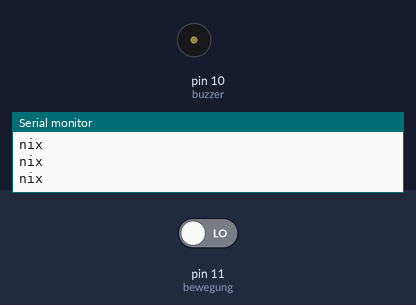
Recording of a sketch running on a simulated Arduino Uno, built with avr-gcc and run on an emulated ATmega328P. On the bench: buzzer (waves = sounding), the last lines printed to the serial monitor. Inputs (shaded band) come from the test bench; at power-on: pin 11 (bewegung) LOW.

Above: at 1.2 s.
1.3 s: pin 11 (bewegung) driven HIGH
At 2.1 s:
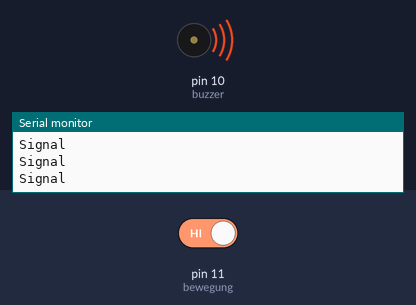
2.8 s: pin 11 (bewegung) driven LOW
At 3.3 s:
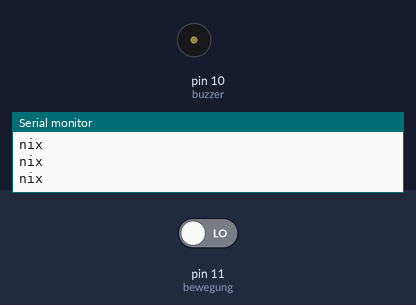
4.3 s: pin 11 (bewegung) driven HIGH
At 5.7 s:
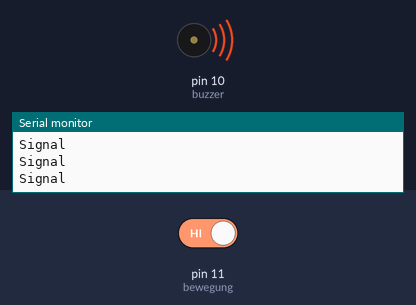
Timing chart, 0 to 7.3 s (numbered marks = the images above; inputs shaded):
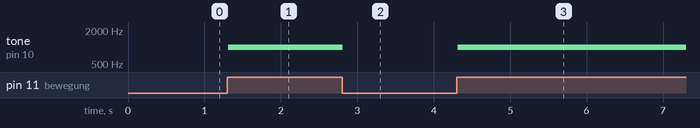

Measured:
- after the input at 1.3 s, tone on pin 10 (buzzer): silent → 1000 Hz at once
- after the input at 2.8 s, tone on pin 10 (buzzer): 1000 Hz → silent at once
- after the input at 4.3 s, tone on pin 10 (buzzer): silent → 1000 Hz at once

The sketch:

Bewegungssensor.ino
```cpp
// (licence header left out)
int buzzer=10; //Der Pin mit dem Piezo (Pin 10) ist jetzt ein Ausgang.
int bewegung=11; //Der Pin mit dem Bewegungssensor (Pin 11) ist jetzt ein Eingang.
int bewegungsstatus=0;

void setup(){

pinMode(buzzer, OUTPUT);
pinMode(bewegung, INPUT);
Serial.begin(9600);

}//setup

void loop(){
bewegungsstatus=digitalRead(bewegung);
//Hier wird der Pin11 ausgelesen. Das Ergebnis wird unter der Variablen
//„bewegungsstatus“ mit dem Wert „HIGH“ für 5 Volt oder „LOW“ für 0 Volt gespeichert.


if (bewegungsstatus == HIGH){
//Wenn eine Bewegung detektiert wird
Serial.println("Signal");
tone(buzzer, 1000); // 1kHz Tonsignal

}//if
else{
Serial.println("nix");
noTone(buzzer);     // Stop Ton

 }//else
}//loop
```
